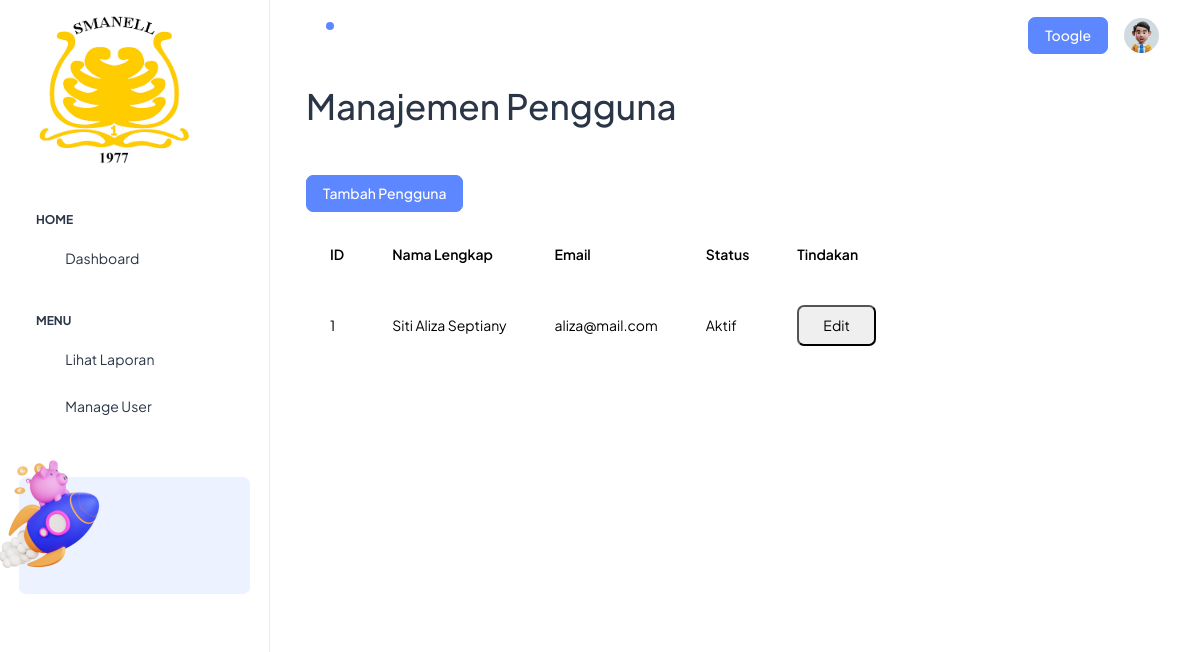
/admin/manage_user.php (signed in), run on the app's committed database.
### tables this page shows
CREATE TABLE `users` (
  `id` int(11) NOT NULL,
  `full_name` varchar(255) NOT NULL,
  `email` varchar(255) NOT NULL,
  `password` varchar(255) NOT NULL,
  `status` enum('Aktif','Tidak Aktif') NOT NULL DEFAULT 'Aktif'
);

### admin/manage_user.php (the view, shortened to what this page needs)
<?php
require_once "../koneksi.php";
$sql = "SELECT id, full_name, email, status FROM users";
$result = $conn->query($sql);
?>
<!doctype html>
<html lang="en">
<head>
    <link rel="stylesheet" href="./assets/css/styles.min.css" />
</head>
<body>
    <div class="page-wrapper" id="main-wrapper" data-layout="vertical" data-navbarbg="skin6" data-sidebartype="full"
        data-sidebar-position="fixed" data-header-position="fixed">
        <aside class="left-sidebar">
            <div>
                <div class="brand-logo d-flex align-items-center justify-content-between">
                    <a href="" class="text-nowrap logo-img">
                        <img src="../asset/pics/logo smanel.png" width="180" alt="" />
                    </a>
                </div>
                <nav class="sidebar-nav scroll-sidebar" data-simplebar="">
                    <ul id="sidebarnav">
                        <li class="nav-small-cap">
                            <span class="hide-menu">Home</span>
                        </li>
                        <li class="sidebar-item">
                            <a class="sidebar-link" href="./index.php" aria-expanded="false">
                                <span>
                                    <i class="ti ti-layout-dashboard"></i>
                                </span>
                                <span class="hide-menu">Dashboard</span>
                            </a>
                        </li>
                        <li class="nav-small-cap">
                            <span class="hide-menu">Menu</span>
                        </li>
                        <li class="sidebar-item">
                            <a class="sidebar-link" href="./laporan.php" aria-expanded="false">
                                <span>
                                    <i class="ti ti-article"></i>
                                </span>
                                <span class="hide-menu">Lihat Laporan</span>
                            </a>
                        </li>
                        <li class="sidebar-item">
                            <a class="sidebar-link" href="laporan.php" aria-expanded="false">
                                <span>
                                    <i class="ti ti-article"></i>
                                </span>
                                <span class="hide-menu">Manage User</span>
                            </a>
                        </li>
                    </ul>
                    <div class="unlimited-access hide-menu bg-light-primary position-relative mb-7 mt-5 rounded">
                        <div class="d-flex">
                            <div class="unlimited-access-title me-3">
                                <div class="unlimited-access-img">
                                    <img src="./assets/images/backgrounds/rocket.png" alt="" class="img-fluid">
                                </div>
                            </div>
                        </div>
                </nav>
            </div>
        </aside>
        <div class="body-wrapper">
            <header class="app-header">
                <nav class="navbar navbar-expand-lg navbar-light">
                    <ul class="navbar-nav">
                        <li class="nav-item">
                            <a class="nav-link nav-icon-hover" href="javascript:void(0)">
                                <i class="ti ti-bell-ringing"></i>
                                <div class="notification bg-primary rounded-circle"></div>
                            </a>
                        </li>
                    </ul>
                    <div class="navbar-collapse justify-content-end px-0" id="navbarNav">
                        <ul class="navbar-nav flex-row ms-auto align-items-center justify-content-end">
                            <a href="#" target="_blank" class="btn btn-primary">Toogle</a>
                            <li class="nav-item dropdown">
                                <a class="nav-link nav-icon-hover" href="javascript:void(0)" id="drop2"
                                    data-bs-toggle="dropdown" aria-expanded="false">
                                    <img src="./assets/images/profile/user-1.jpg" alt="" width="35" height="35"
                                        class="rounded-circle">
                                </a>
                            </li>
                        </ul>
                    </div>
                </nav>
            </header>
           <div class="container-fluid">
         <div class="container-fluid">
        <h1 class="text-3xl font-semibold mb-5">Manajemen Pengguna</h1>
        <button type="button" class="btn btn-primary mb-3" data-toggle="modal" data-target="#tambahPenggunaModal">
            Tambah Pengguna
        </button>
        <table class="min-w-full bg-white shadow-md rounded mb-5">
            <thead class="bg-gray-800 text-black">
                <tr>
                    <th class="text-left py-3 px-4 uppercase font-semibold text-sm">ID</th>
                    <th class="text-left py-3 px-4 uppercase font-semibold text-sm">Nama Lengkap</th>
                    <th class="text-left py-3 px-4 uppercase font-semibold text-sm">Email</th>
                    <th class="text-left py-3 px-4 uppercase font-semibold text-sm">Status</th>
                    <th class="text-left py-3 px-4 uppercase font-semibold text-sm">Tindakan</th>
                </tr>
            </thead>
            <tbody class="text-black">
                <?php
                if ($result->num_rows > 0) {
                    while ($row = $result->fetch_assoc()) {
                        echo "<tr>";
                        echo "<td class='border-t px-4 py-4 text-black'>" . $row["id"] . "</td>";
                        echo "<td class='border-t px-4 py-4 text-black'>" . $row["full_name"] . "</td>";
                        echo "<td class='border-t px-4 py-4 text-black'>" . $row["email"] . "</td>";
                        echo "<td class='border-t px-4 py-4 text-black'>" . $row["status"] . "</td>";
                        echo "<td class='border-t px-4 py-4'><button onclick='showEditPopup(" . $row["id"] . ")' class='bg-blue-500 hover:bg-blue-700 text-black font-bold py-2 px-4 rounded'>Edit</button></td>";
                        echo "</tr>";
                    }
                } else {
                    echo "<tr><td colspan='5' class='border-t px-4 py-4 text-center'>Tidak ada pengguna</td></tr>";
                }
                ?>
            </tbody>
        </table>
    </div>
</body>
</html>

### data on the page
users: id "1", full_name "Siti Aliza Septiany", email "aliza@mail.com", status "Aktif"
